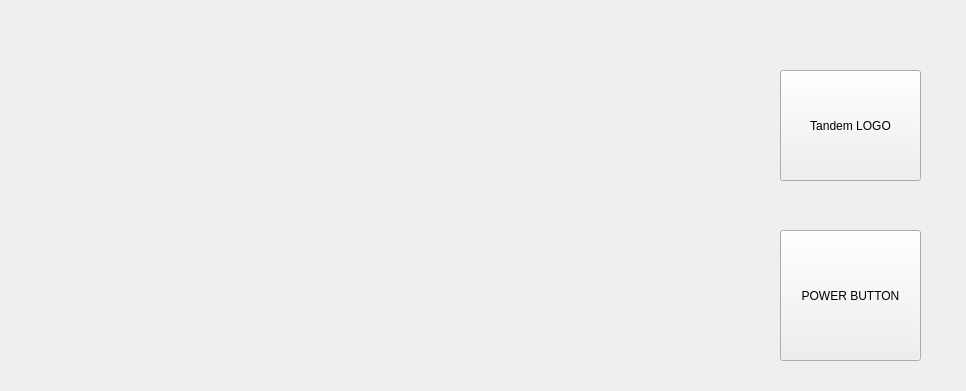
<?xml version="1.0" encoding="UTF-8"?>
<ui version="4.0">
 <class>MainWindow</class>
 <widget class="QMainWindow" name="MainWindow">
  <property name="geometry">
   <rect>
    <x>0</x>
    <y>0</y>
    <width>966</width>
    <height>391</height>
   </rect>
  </property>
  <property name="windowTitle">
   <string>MainWindow</string>
  </property>
  <widget class="QWidget" name="centralwidget">
   <widget class="QWidget" name="powerOffScreen" native="true">
    <property name="geometry">
     <rect>
      <x>0</x>
      <y>0</y>
      <width>971</width>
      <height>391</height>
     </rect>
    </property>
    <property name="autoFillBackground">
     <bool>true</bool>
    </property>
    <widget class="QPushButton" name="powerButton">
     <property name="geometry">
      <rect>
       <x>780</x>
       <y>230</y>
       <width>141</width>
       <height>131</height>
      </rect>
     </property>
     <property name="text">
      <string>POWER BUTTON</string>
     </property>
    </widget>
    <widget class="QPushButton" name="logoButton">
     <property name="geometry">
      <rect>
       <x>780</x>
       <y>70</y>
       <width>141</width>
       <height>111</height>
      </rect>
     </property>
     <property name="text">
      <string>Tandem LOGO</string>
     </property>
    </widget>
   </widget>
  </widget>
 </widget>
 <resources/>
 <connections/>
</ui>
